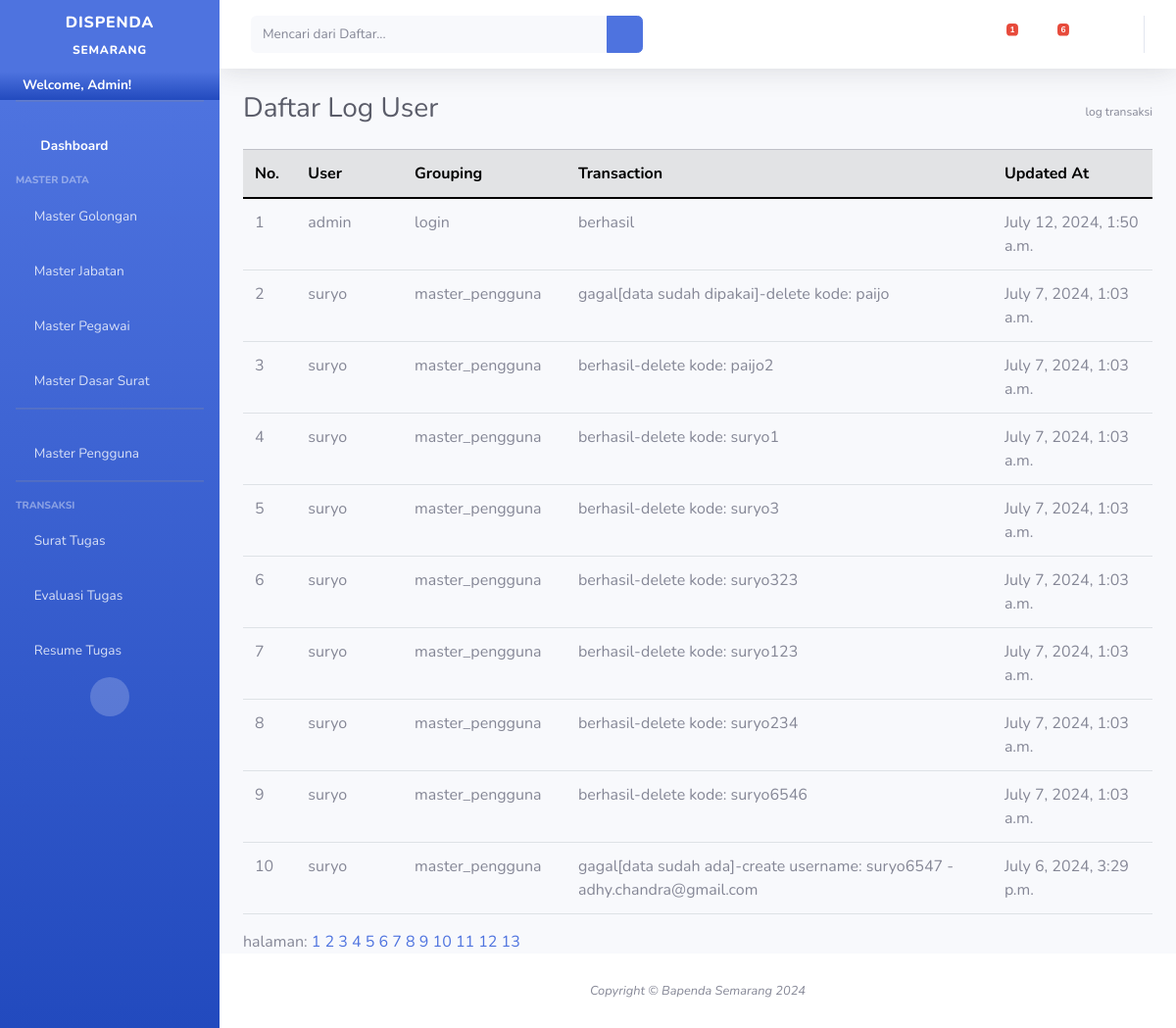
Page /logs/ (signed in) on the committed database.
### surat_tugas/models.py (models this page shows, shortened)
class Pengguna(AbstractUser):
    updatedAt = models.DateTimeField(auto_now_add=True,null=True)
    updatedBy = models.CharField(max_length=20,null=True,blank=True)
    is_edit = models.BooleanField(default=False)
    is_delete = models.BooleanField(default=False)
    is_create = models.BooleanField(default=True)
    email = models.CharField(max_length=100,blank=True,null=True,unique=True)

class Logging(models.Model):
    updatedAt = models.DateTimeField(auto_now_add=True,null=True)
    user = models.ForeignKey(Pengguna,on_delete=models.RESTRICT)
    grouping = models.CharField(max_length=200,null=False,blank=True)
    transaction = models.CharField(max_length=250,null=False,blank=True,default="")

### cms/views.py (the view)
# urls.py: path('logs/',displayLog,name="displayLog"),
def displayLog(request):
	if(request.user.is_authenticated != True):
		return HttpResponseRedirect('/auth/')
	if(request.user.is_superuser !=True):
		return HttpResponseRedirect('/')
	print(request.GET.dict())
	try:
		page=request.GET['page']
	except:
		page=1
	if page==None:
		page=1
	listLogging = Logging.objects.all().order_by('-updatedAt')
	p=Paginator(listLogging,10)
	try:
		halaman = p.page(page)
	except:
		halaman = p.page(1)
	context={
		'lists':halaman,
		'paginator':p,
		'menuname':'Daftar Log User',
		'pathway':'log transaksi',
		'username':request.user.username,
		'mywebsite': '/logs/',
		'pending_surat':getPendingSurat(),
		'pending_lhe':getPendingLHE()
	}
	return render(request,'master/display_logging.html',context)

### cms/views.py (called while the page is built)
def getPendingSurat():
	return TrxSuratTugas.objects.all().filter(submit=False)

def getPendingLHE():
	return headerLHE.objects.all().filter(submit=False)

### surat_tugas/models.py (called while the page is built)
    def __str__(self):
        return self.nomor_surat

### templates/master/display_logging.html
{% extends 'base.html'%}
{% load static %}
{% block contents%}
<div style="text-wrap: wrap; overflow-x: scroll;">
<table class="table  table-hover">
     <thead class="table-secondary">
        <th style="width:50px">No.</th>
        <th style="width:100px">User</th>
        <th style="width:100px">Grouping</th>
        <th style="width:400px">Transaction</th>
        <th style="width:150px">Updated At</th>
    </thead>
    {% for list in lists%}
    <tr>
        <td>{{forloop.counter}}</td>
        <td>{{list.user.username}}</td>
        <td>{{list.grouping}}</td>
        <td>{{list.transaction}}</td>
        <td>{{list.updatedAt}}</td>
    </tr>
    {% endfor%}
</table>
</div>
<div>
    halaman:
    {% for hal in paginator.page_range%}
        <a class="button" href="{% url 'displayLog'%}?page={{hal}}">{{hal}}</a>
    {% endfor %}
</div>
{% endblock%}

### templates/base.html (shortened to what this page needs)
{% load static %}
<!DOCTYPE html>
<html lang="en">
<head>
    <link href="https://cdn.jsdelivr.net/npm/bootstrap@5.0.2/dist/css/bootstrap.min.css" rel="stylesheet">
    <link href="{% static 'vendor/fontawesome-free/css/all.min.css'%}" rel="stylesheet" type="text/css">
    <link href="{% static 'css/sb-admin-2.min.css' %}" rel="stylesheet">
</head>
<body id="page-top">
    <div id="wrapper">
        <ul class="navbar-nav bg-gradient-primary sidebar sidebar-dark accordion" id="accordionSidebar">
            <a class="sidebar-brand d-flex align-items-center justify-content-center" href="index.html">
                <div class="sidebar-brand-text mx-3">DISPENDA <sub>SEMARANG</sub></div>
            </a>
            <li class="nav-item ">
                <a class="bg-gradient-primary fw-bold  p-1 nav-link collapsed text-white" href="#" data-toggle="collapse" data-target="#profile"
                    aria-expanded="true" aria-controls="collapseTwo">
                    <i class="fa fa-user-circle"></i>
                    <span class="text-black">Welcome, {{user.username|title}}!</span>
                </a>
            </li>
            <hr class="sidebar-divider">
            <li class="nav-item active">
                <a class="nav-link" href="/">
                    <i class="fas fa-fw fa-tachometer-alt"></i>
                    <span>Dashboard</span></a>
            </li>
            <div class="sidebar-heading">
                Master Data
            </div>
            <li class="nav-item">
                <a class="nav-link collapsed" href="#" data-toggle="collapse" data-target="#golongan"
                    aria-expanded="true" aria-controls="collapseTwo">
                    <i class="fa fa-circle"></i>
                    <span>Master Golongan</span>
                </a>
            </li>
            <li class="nav-item">
                <a class="nav-link collapsed" href="#" data-toggle="collapse" data-target="#jabatan"
                    aria-expanded="true" aria-controls="collapseTwo">
                    <i class="fa fa-dot-circle"></i>
                    <span>Master Jabatan</span>
                </a>
            </li>
            <li class="nav-item">
                <a class="nav-link collapsed" href="#" data-toggle="collapse" data-target="#pegawai"
                    aria-expanded="true" aria-controls="collapseTwo">
                    <i class="fa fa-user-plus"></i>
                    <span>Master Pegawai</span>
                </a>
            </li>
            <li class="nav-item">
                <a class="nav-link collapsed" href="#" data-toggle="collapse" data-target="#dasarsurat"
                    aria-expanded="true" aria-controls="collapseTwo">
                    <i class="fa fa-newspaper"></i>
                    <span>Master Dasar Surat</span>
                </a>
            </li>
            <hr class="sidebar-divider">
            {% if user.is_superuser%}
            <li class="nav-item">
                <a class="nav-link collapsed" href="#" data-toggle="collapse" data-target="#pengguna"
                    aria-expanded="true" aria-controls="collapseTwo">
                    <i class="fa fa-users"></i>
                    <span>Master Pengguna</span>
                </a>
            </li>
            {%endif%}
            <hr class="sidebar-divider">
            <div class="sidebar-heading">
                Transaksi
            </div>
            <li class="nav-item">
                <a class="nav-link collapsed" href="#" data-toggle="collapse" data-target="#suratTugas"
                    aria-expanded="true" aria-controls="collapseTwo">
                    <i class="fa fa-envelope"></i>
                    <span>Surat Tugas</span>
                </a>
            </li>
            <li class="nav-item">
                <a class="nav-link collapsed" href="#" data-toggle="collapse" data-target="#evaluasiTugas"
                    aria-expanded="true" aria-controls="collapseTwo">
                    <i class="fa fa-file"></i>
                    <span>Evaluasi Tugas</span>
                </a>
            </li>
            <li class="nav-item">
                <a class="nav-link collapsed" href="#" data-toggle="collapse" data-target="#laporanTugas"
                    aria-expanded="true" aria-controls="collapseTwo">
                    <i class="fa fa-file-archive"></i>
                    <span>Resume Tugas</span>
                </a>
            </li>
            <div class="text-center d-none d-md-inline">
                <button class="rounded-circle border-0" id="sidebarToggle"></button>
            </div>
        </ul>
        <div id="content-wrapper" class="d-flex flex-column">
            <div id="content">
                <nav class="navbar navbar-expand navbar-light bg-white topbar mb-4 static-top shadow">
                    {% if mywebsite is not None %}
                    <form
                        class="d-none d-sm-inline-block form-inline mr-auto ml-md-3 my-2 my-md-0 mw-100 navbar-search">
                        <div class="input-group">
                            <input type="text" class="form-control bg-light border-0 small" placeholder="Mencari dari Daftar..."
                                aria-label="Search" aria-describedby="basic-addon2" id="coba">
                            <div class="input-group-append">
                                <button class="btn btn-primary" type="button" onclick="cobaya()">
                                    <i class="fas fa-search fa-sm"></i>
                                </button>
                            </div>
                        </div>
                    </form>
                    {% endif %}
                    <ul class="navbar-nav ml-auto">
                        <li class="nav-item dropdown no-arrow mx-1">
                            <a class="nav-link dropdown-toggle" href="#" id="messagesDropdown" role="button"
                                data-toggle="dropdown" aria-haspopup="true" aria-expanded="false">
                                <i class="fas fa-envelope fa-fw"></i>
                                {% if pending_surat.count > 0 %}
                                <span class="badge badge-danger badge-counter">{{pending_surat.count}}</span>
                                {% endif %}
                            </a>
                        </li>
                        <li class="nav-item dropdown no-arrow mx-1">
                            <a class="nav-link dropdown-toggle" href="#" id="messagesDropdown" role="button"
                                data-toggle="dropdown" aria-haspopup="true" aria-expanded="false">
                                <i class="fas fa-file fa-fw"></i>
                                {% if pending_lhe.count > 0 %}
                                <span class="badge badge-danger badge-counter">{{pending_lhe.count}}</span>
                                {% endif %}
                            </a>
                        </li>
                        <li class="nav-item dropdown no-arrow mx-1">
                            <a class="nav-link dropdown-toggle" href="#" id="messagesDropdown" role="button"
                                data-toggle="dropdown" aria-haspopup="true" aria-expanded="false">
                                <i class="fas fa-file-archive fa-fw"></i>
                            </a>
                        </li>
                    </ul>
                </nav>
                <div class="container-fluid">
                    <div class="d-sm-flex align-items-center justify-content-between mb-4">
                        <h1 class="h3 mb-0 text-gray-800">{{menuname}}</h1><sub>{{pathway}}</sub>
                    </div>
                    {% block contents%}
                    {% endblock %}
                </div>
            </div>
            <footer class="sticky-footer bg-white">
                <div class="container my-auto">
                    <div class="copyright text-center my-auto">
                        {% now "Y" as current_year %}
                        <span><i>Copyright &copy; Bapenda Semarang {% if current_year != '2024' %}2024-{%now "Y"%} {% else %}2024 {%endif%}</i></span>
                    </div>
                </div>
            </footer>
        </div>
    </div>
</body>
</html>

### rows in the picture
Pengguna: username "Admin"
Logging: user.username "admin", grouping "login", transaction "berhasil", updatedAt "July 12, 2024, 1:50 a.m."
Logging: user.username "suryo", grouping "master_pengguna", transaction "gagal[data sudah dipakai]-delete kode: paijo", updatedAt "July 7, 2024, 1:03 a.m."
Logging: user.username "suryo", grouping "master_pengguna", transaction "berhasil-delete kode: paijo2", updatedAt "July 7, 2024, 1:03 a.m."
Logging: user.username "suryo", grouping "master_pengguna", transaction "berhasil-delete kode: suryo1", updatedAt "July 7, 2024, 1:03 a.m."
Logging: user.username "suryo", grouping "master_pengguna", transaction "berhasil-delete kode: suryo3", updatedAt "July 7, 2024, 1:03 a.m."
Logging: user.username "suryo", grouping "master_pengguna", transaction "berhasil-delete kode: suryo323", updatedAt "July 7, 2024, 1:03 a.m."
Logging: user.username "suryo", grouping "master_pengguna", transaction "berhasil-delete kode: suryo123", updatedAt "July 7, 2024, 1:03 a.m."
Logging: user.username "suryo", grouping "master_pengguna", transaction "berhasil-delete kode: suryo234", updatedAt "July 7, 2024, 1:03 a.m."
Logging: user.username "suryo", grouping "master_pengguna", transaction "berhasil-delete kode: suryo6546", updatedAt "July 7, 2024, 1:03 a.m."
Logging: user.username "suryo", grouping "master_pengguna", transaction "gagal[data sudah ada]-create username: suryo6547 - adhy.chandra@gmail.com", updatedAt "July 6, 2024, 3:29 p.m."

### other values in the picture
{{ pending_surat.count }} "1"
{{ pending_lhe.count }} "6"
{{ menuname }} "Daftar Log User"
{{ pathway }} "log transaksi"
{{ hal }} "1" "2" "3" "4" "5" "6" "7" "8" "9" "10" "11" "12" "13"
